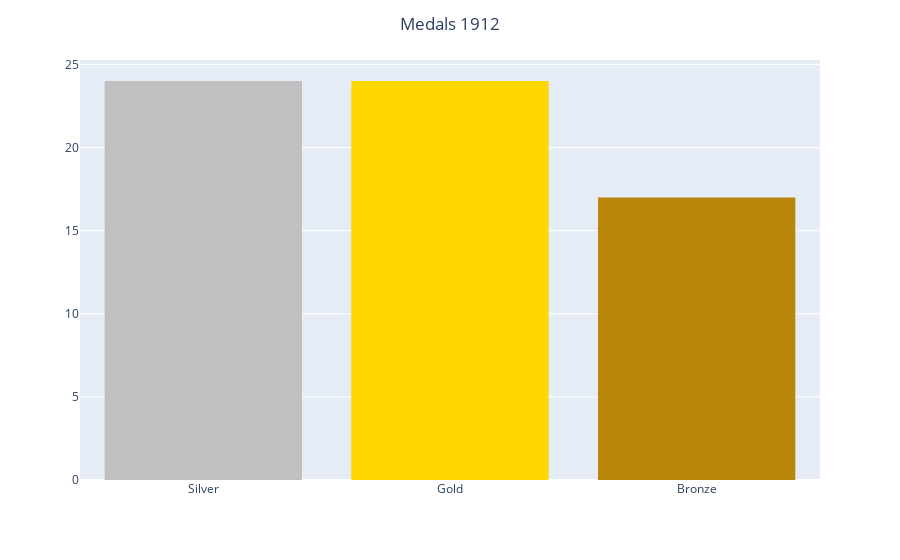

The cell this chart's notebook holds for it:
### Code cell
# Chose year
year = 1912

swedish_medals_barplot(s_m_c, year)

### Figure 1 — Plotly figure (JSON) as saved in the notebook; plotly's stock layout.template omitted (floating-point values rounded to 4 significant figures)
{"data": [{"alignmentgroup": "True", "bingroup": "x", "hovertemplate": "Medal=%{x}<br>count=%{y}<extra></extra>", "legendgroup": "Silver", "marker": {"color": "silver", "pattern": {"shape": ""}}, "name": "Silver", "offsetgroup": "Silver", "orientation": "v", "showlegend": true, "type": "histogram", "x": ["Silver", "Silver", "Silver", "Silver", "Silver", "Silver", "Silver", "Silver", "Silver", "Silver", "Silver", "Silver", "Silver", "Silver", "Silver", "Silver", "Silver", "Silver", "Silver", "Silver", "Silver", "Silver", "Silver", "Silver"], "xaxis": "x", "yaxis": "y"}, {"alignmentgroup": "True", "bingroup": "x", "hovertemplate": "Medal=%{x}<br>count=%{y}<extra></extra>", "legendgroup": "Gold", "marker": {"color": "gold", "pattern": {"shape": ""}}, "name": "Gold", "offsetgroup": "Gold", "orientation": "v", "showlegend": true, "type": "histogram", "x": ["Gold", "Gold", "Gold", "Gold", "Gold", "Gold", "Gold", "Gold", "Gold", "Gold", "Gold", "Gold", "Gold", "Gold", "Gold", "Gold", "Gold", "Gold", "Gold", "Gold", "Gold", "Gold", "Gold", "Gold"], "xaxis": "x", "yaxis": "y"}, {"alignmentgroup": "True", "bingroup": "x", "hovertemplate": "Medal=%{x}<br>count=%{y}<extra></extra>", "legendgroup": "Bronze", "marker": {"color": "darkgoldenrod", "pattern": {"shape": ""}}, "name": "Bronze", "offsetgroup": "Bronze", "orientation": "v", "showlegend": true, "type": "histogram", "x": ["Bronze", "Bronze", "Bronze", "Bronze", "Bronze", "Bronze", "Bronze", "Bronze", "Bronze", "Bronze", "Bronze", "Bronze", "Bronze", "Bronze", "Bronze", "Bronze", "Bronze"], "xaxis": "x", "yaxis": "y"}], "layout": {"bargap": 0.2, "barmode": "relative", "legend": {"title": {"text": "Medal"}, "tracegroupgap": 0}, "margin": {"t": 60}, "showlegend": false, "title": {"text": "Medals 1912", "x": 0.5}, "xaxis": {"anchor": "y", "categoryarray": ["Silver", "Gold", "Bronze"], "categoryorder": "array", "domain": [0, 1], "title": {"text": ""}}, "yaxis": {"anchor": "x", "domain": [0, 1], "title": {"text": ""}}}}
